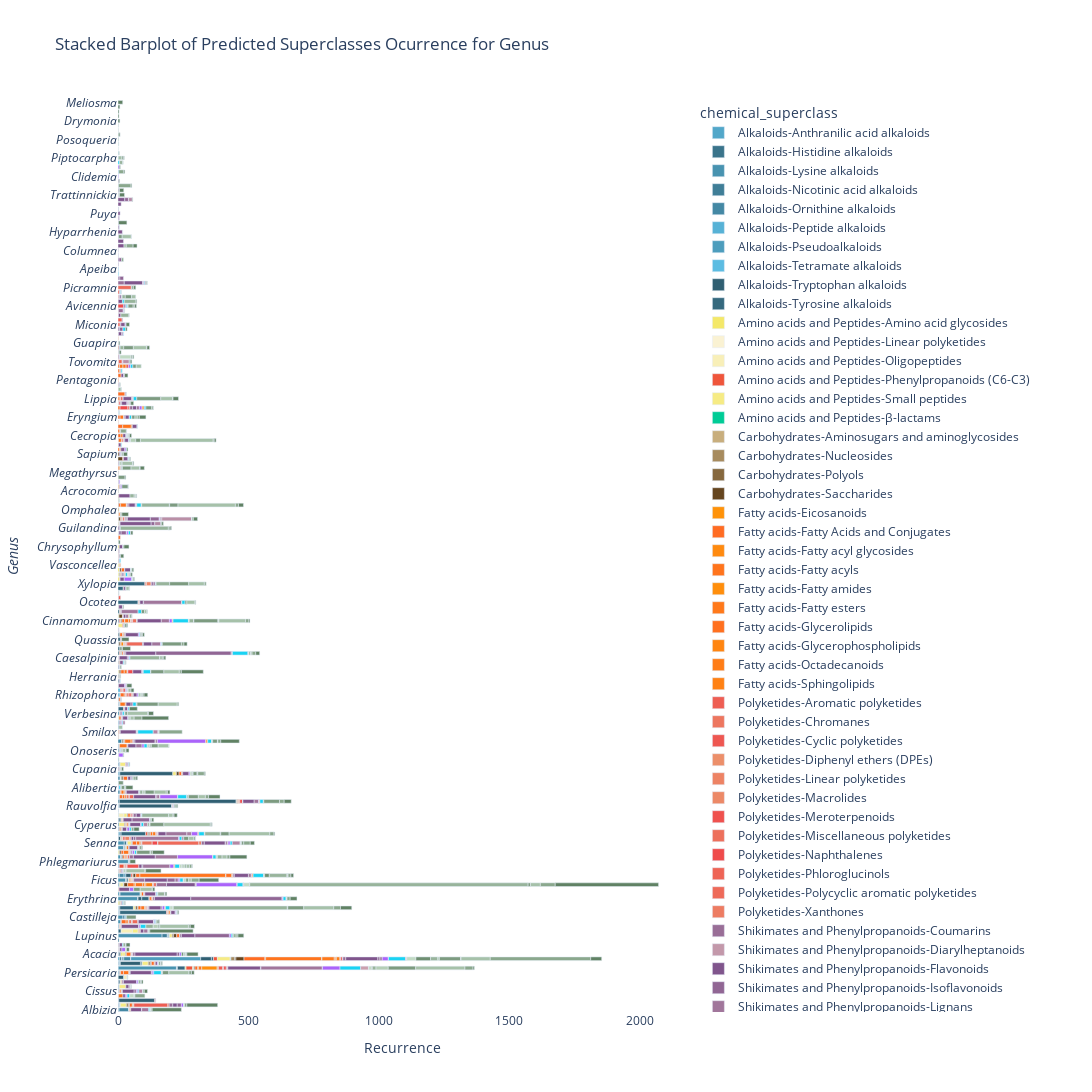

The cell this chart's notebook holds for it:
### Markdown cell above
Generate une plot by GENUS and the chemical class

### Code cell
# Define base colors for each Pathway

pathway_colors = {
    'Terpenoids': ('#618264', '#D0E7D2'),  # Green start and lighter green end
    'Alkaloids': ('#305F72', '#5CBCE2'),   # Blue start and lighter blue end  
    'Shikimates and Phenylpropanoids': ('#80558C', '#CBA0AE'),  # Purple start and lighter purple end
    'Polyketides': ('#EF4B4B', '#EC8F6A'),  # Red start and lighter purple end
    'Fatty acids': ('#FF6C22', '#FF9209'),  # Orange start and lighter purple end
    'Amino acids and Peptides': ('#F4E869', '#FAF2D3'),  # Yellow start and lighter purple end
    'Carbohydrates': ('#65451F','#C8AE7D')  # Brown start and lighter purple end
}

def interpolate_color(color1, color2, factor: float):
    """Interpolate between two colors"""
    color1 = np.array(mcolors.to_rgb(color1))
    color2 = np.array(mcolors.to_rgb(color2))
    return mcolors.to_hex((1 - factor) * color1 + factor * color2)

def generate_shades(pathway, num_shades):
    base_color, end_color = pathway_colors.get(pathway, ('gray', 'lightgray'))
    if num_shades == 1:
        return [base_color]  # Return the base color if only one shade is requested
    shades = []
    for i in range(num_shades):
        factor = i / (num_shades - 1)
        shades.append(interpolate_color(base_color, end_color, factor))
    return shades


# Step 1: Initialize an empty DataFrame to store all data
all_data = pd.DataFrame(columns=['organism_taxonomy_08genus', 'chemical_superclass'])

# Step 2: Read data from all .tsv files in the output_folder
genus_data_folder = os.path.join(output_folder, 'genus_data')
for filename in os.listdir(genus_data_folder):
    if filename.endswith(".tsv"):
        file_data = pd.read_csv(os.path.join(genus_data_folder, filename), sep='\t')
        all_data = pd.concat([all_data, file_data])

# Step 3: Rename the "queried_taxaLabel" column to "species"
all_data.rename(columns={'organism_taxonomy_08genus': 'genus'}, inplace=True)

# Remove 'API Error-API Error' and 'Not Classified-Not Classified'
all_data = all_data[(all_data['chemical_superclass'] != 'API Error-API Error') & 
                    (all_data['chemical_superclass'] != 'Not Classified-Not Classified')]

def split_chemical_superclass(row):
    # Check if the value is a string before splitting
    if isinstance(row['chemical_superclass'], str):
        parts = row['chemical_superclass'].split('-')
        if len(parts) == 2:
            return parts[0], parts[1]  # Pathway and Superclass are present
        else:
            return parts[0], 'Unknown'  # Only Pathway is present, or the format is not as expected
    else:
        # Return default values if the entry is NaN or not a string
        return 'Unknown', 'Unknown'

# Apply the function to each row
all_data[['Pathway', 'superclass']] = all_data.apply(lambda row: split_chemical_superclass(row), axis=1, result_type='expand')

# Step 4: Process data for color mapping
color_map = {}
for pathway, superclasses in all_data.groupby('Pathway')['superclass'].unique().items():
    shades = generate_shades(pathway, len(superclasses))
    for superclass, shade in zip(superclasses, shades):
        color_map[f"{pathway}-{superclass}"] = shade

# Step 5: Group and aggregate data to calculate recurrence
agg_data = all_data.groupby(['genus', 'chemical_superclass']).size().reset_index(name='recurrence')

# Step 6: Create the stacked barplot with the custom color palette
fig = px.bar(agg_data, y=agg_data['genus'].apply(lambda x: f"<i>{x}</i>"), x='recurrence',
             title='Stacked Barplot of Predicted Superclasses Ocurrence for Genus',
             labels={'recurrence': 'Recurrence'},
             color='chemical_superclass',
             color_discrete_map=color_map,
             category_orders={'chemical_superclass': sorted(agg_data['chemical_superclass'].unique())},
             orientation='h')

# Modify the y-axis label
fig.update_yaxes(title_text='<i>Genus<i>')

# Set a white background
fig.update_layout(plot_bgcolor='white')

# Modify the size of the figure
fig.update_layout(width=1500, height=1600)

# Save the figure as an HTML file
fig.write_html(f'{output_folder}Wikidata_superclass_barplot_genus.html')

# Show the figure
fig.show()
